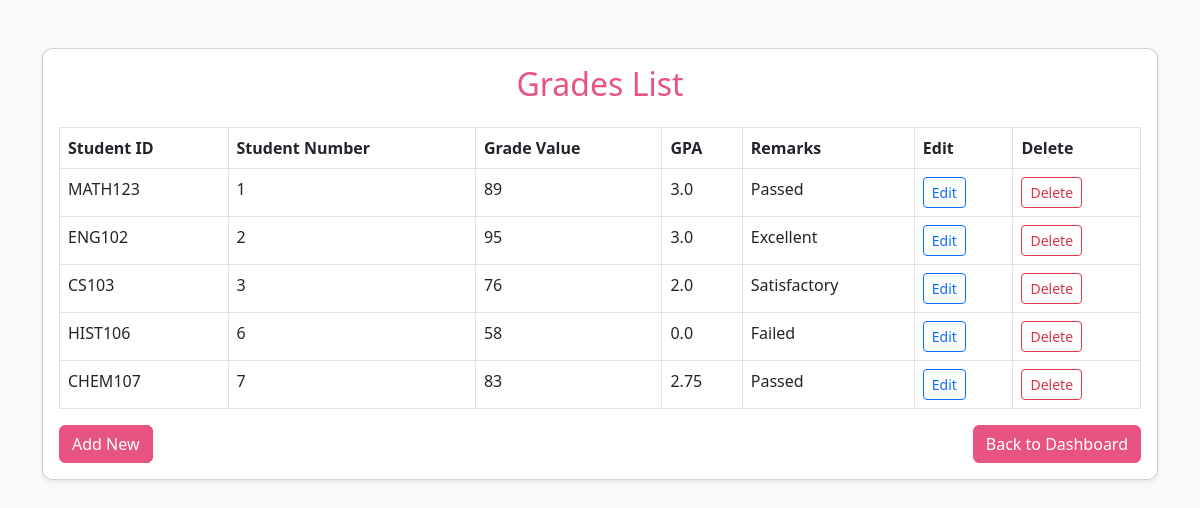
Page /students/grade/ on the committed database.
### students/models.py (models this page shows, shortened)
class Grade(models.Model):
    Subject_Id = models.CharField(max_length=100)
    Student_num = models.IntegerField()
    Grade_Value = models.IntegerField()
    GPA = models.CharField(max_length=100)
    Remarks = models.CharField(max_length=100)

### students/views.py (the view)
# urls.py: path('grade/', views.grade_list, name='grade_list'),
def grade_list(request):
    grades = Grade.objects.all()
    return render(request, 'grade_list.html', {'grades':grades})

### students/templates/grade_list.html (shortened to what this page needs)
<!DOCTYPE html>
<html lang="en">
<head>
    <link href="https://cdn.jsdelivr.net/npm/bootstrap@5.3.0/dist/css/bootstrap.min.css" rel="stylesheet">
</head>
<body>
    <div class="container mt-5">
        <div class="card shadow-sm">
            <div class="card-body">
                <h2 class="text-primary text-center mb-4">Grades List</h2>
                <table class="table table-bordered table-hover">
                    <thead>
                        <tr>
                            <th>Student ID</th>
                            <th>Student Number</th>
                            <th>Grade Value</th>
                            <th>GPA</th>
                            <th>Remarks</th>
                            <th>Edit</th>
                            <th>Delete</th>
                        </tr>
                    </thead>
                    <tbody>
                        {% for grade in grades %}
                        <tr>
                            <td>{{ grade.Subject_Id }}</td>
                            <td>{{ grade.Student_num }}</td>
                            <td>{{ grade.Grade_Value }}</td>
                            <td>{{ grade.GPA }}</td>
                            <td>{{ grade.Remarks }}</td>
                            <td>
                                <a href="{% url 'edit_grade' grade.id %}" class="btn btn-sm btn-outline-primary">Edit</a>
                            </td>
                            <td>
                                <a href="{% url 'delete_grade' grade.id %}"
                                   onclick="return confirm('Are you sure you want to delete this?')"
                                   class="btn btn-sm btn-outline-danger">Delete</a>
                            </td>
                        </tr>
                        {% endfor %}
                    </tbody>
                </table>
                <div class="d-flex justify-content-between mt-3">
                    <a href="{% url 'create_grade' %}" class="btn btn-primary">Add New</a>
                    <a href="{% url 'dashboard' %}" class="btn btn-primary">Back to Dashboard</a>
                </div>
            </div>
        </div>
    </div>
</body>
</html>

### students/templates/grade_list.html (style rules this page uses)
body { background-color: #f8f9fa; font-family: "Segoe UI", Tahoma, Geneva, Verdana, sans-serif; }
.card { border-radius: 10px; }
.btn-primary { background-color: #e75480 !important; border-color: #e75480 !important; }
.text-primary { color: #e75480 !important; }
.table thead { background-color: #e75480; color: #fff; }

### rows in the picture
Grade: Subject_Id "MATH123", Student_num "1", Grade_Value "89", GPA "3.0", Remarks "Passed"
Grade: Subject_Id "ENG102", Student_num "2", Grade_Value "95", GPA "3.0", Remarks "Excellent"
Grade: Subject_Id "CS103", Student_num "3", Grade_Value "76", GPA "2.0", Remarks "Satisfactory"
Grade: Subject_Id "HIST106", Student_num "6", Grade_Value "58", GPA "0.0", Remarks "Failed"
Grade: Subject_Id "CHEM107", Student_num "7", Grade_Value "83", GPA "2.75", Remarks "Passed"
